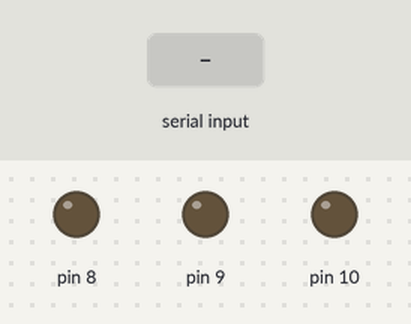
Simulated run of this sketch. Board: Arduino Uno, built with avr-gcc and run on an emulated ATmega328P. On the bench: output pins drawn as LEDs (lit = HIGH). Inputs (shaded band) come from the test bench.

Above: at 1.2 s.
1.3 s: "30,150\n" received over Serial
At 1.6 s:
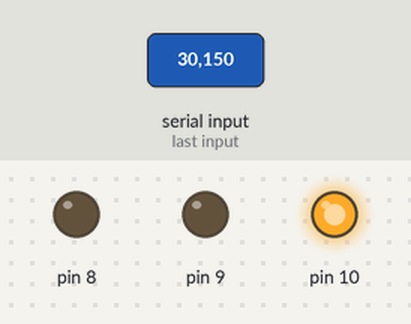
At 3.5 s:
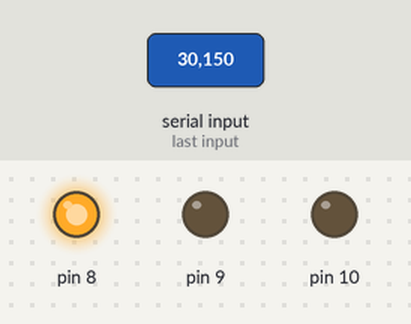
Timing chart, 0 to 5.0 s (numbered marks = the images above; inputs shaded):
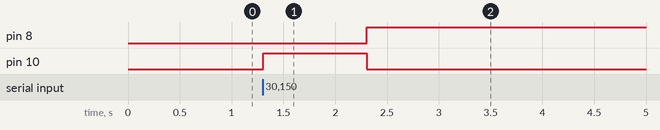

Measured:
- after the input at 1.3 s, pin 8: LOW → HIGH after 1.0 s; pin 10: LOW → HIGH at once, → LOW 1.0 s later

The sketch:

I2Cimplementation.ino
```cpp
/*
 * Author      : Ritu Raj
 * Date        : 2 July 2026
 */

#include<Servo.h>
float temp;

void setup(){
Serial.begin(9600);
pinMode(8, OUTPUT);
pinMode(9, OUTPUT);
pinMode(10, OUTPUT);}

void loop(){
if(Serial.available()){
temp = Serial.parseFloat();
if(temp < 25){
digitalWrite(8, HIGH);
digitalWrite(9, LOW);
digitalWrite(10, LOW);}
else if(temp < 35){
digitalWrite(8, LOW);
digitalWrite(9, HIGH);
digitalWrite(10, LOW);}
else{
digitalWrite(8, LOW);
digitalWrite(9, LOW);
digitalWrite(10, HIGH);}}}
```
